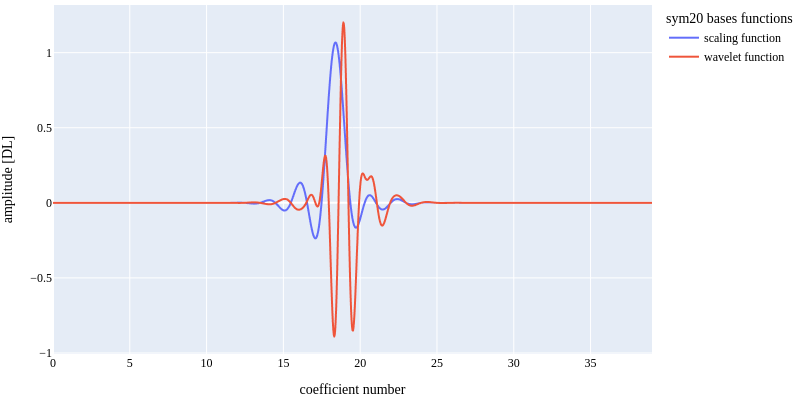

Notebook cell for this chart:
### Markdown cell above
Family of fonts to use in plotly: https://blog.hubspot.com/website/web-safe-html-css-fonts

### Code cell
[phi, psi, x] = pywt.Wavelet(wavelet).wavefun(level=min_level)

wavelet_scal_df = pd.DataFrame(
    data={
        "x": x,
        "y": phi,
        "legend": "scaling function",
    }
)
wavelet_fun_df = pd.DataFrame(
    data={
        "x": x,
        "y": psi,
        "legend": "wavelet function",
    }
)
wavelet_df = pd.concat([wavelet_scal_df, wavelet_fun_df])

fig = px.line(wavelet_df,x="x", y="y", color="legend")

fig.update_layout(
    height=400,
    width=800,
    font=font_dict, 
    margin_l=5, margin_t=5, margin_b=5, margin_r=5,
    legend_title=wavelet+' bases functions',
    xaxis=dict(title="coefficient number"),
    yaxis=dict(title="amplitude [DL]"), #r"$\text{Relative radiated pressure } [p/p_0]$"),
)
fig.show()
if savefig_flag:
    save_figure(fig, wavelet+f"_bases functions_{result_id}")

### Figure 1 — Plotly figure (JSON) as saved in the notebook; plotly's stock layout.template omitted (floating-point values rounded to 4 significant figures; data arrays with more than 128 entries replaced by an {"elided": "..."} marker saying what was removed)
{"data": [{"hovertemplate": "legend=scaling function<br>x=%{x}<br>y=%{y}<extra></extra>", "legendgroup": "scaling function", "line": {"color": "#636efa", "dash": "solid"}, "marker": {"symbol": "circle"}, "mode": "lines", "name": "scaling function", "showlegend": true, "type": "scattergl", "x": {"elided": "1249 float values"}, "xaxis": "x", "y": {"elided": "1249 float values"}, "yaxis": "y"}, {"hovertemplate": "legend=wavelet function<br>x=%{x}<br>y=%{y}<extra></extra>", "legendgroup": "wavelet function", "line": {"color": "#EF553B", "dash": "solid"}, "marker": {"symbol": "circle"}, "mode": "lines", "name": "wavelet function", "showlegend": true, "type": "scattergl", "x": {"elided": "1249 float values"}, "xaxis": "x", "y": {"elided": "1249 float values"}, "yaxis": "y"}], "layout": {"font": {"color": "black", "family": "Serif", "size": 12}, "height": 400, "legend": {"title": {"text": "sym20 bases functions"}, "tracegroupgap": 0}, "margin": {"b": 5, "l": 5, "r": 5, "t": 5}, "width": 800, "xaxis": {"anchor": "y", "autorange": true, "domain": [0, 1], "range": [0, 39], "title": {"text": "coefficient number"}, "type": "linear"}, "yaxis": {"anchor": "x", "autorange": true, "domain": [0, 1], "range": [-1.007, 1.317], "title": {"text": "amplitude [DL]"}, "type": "linear"}}}
